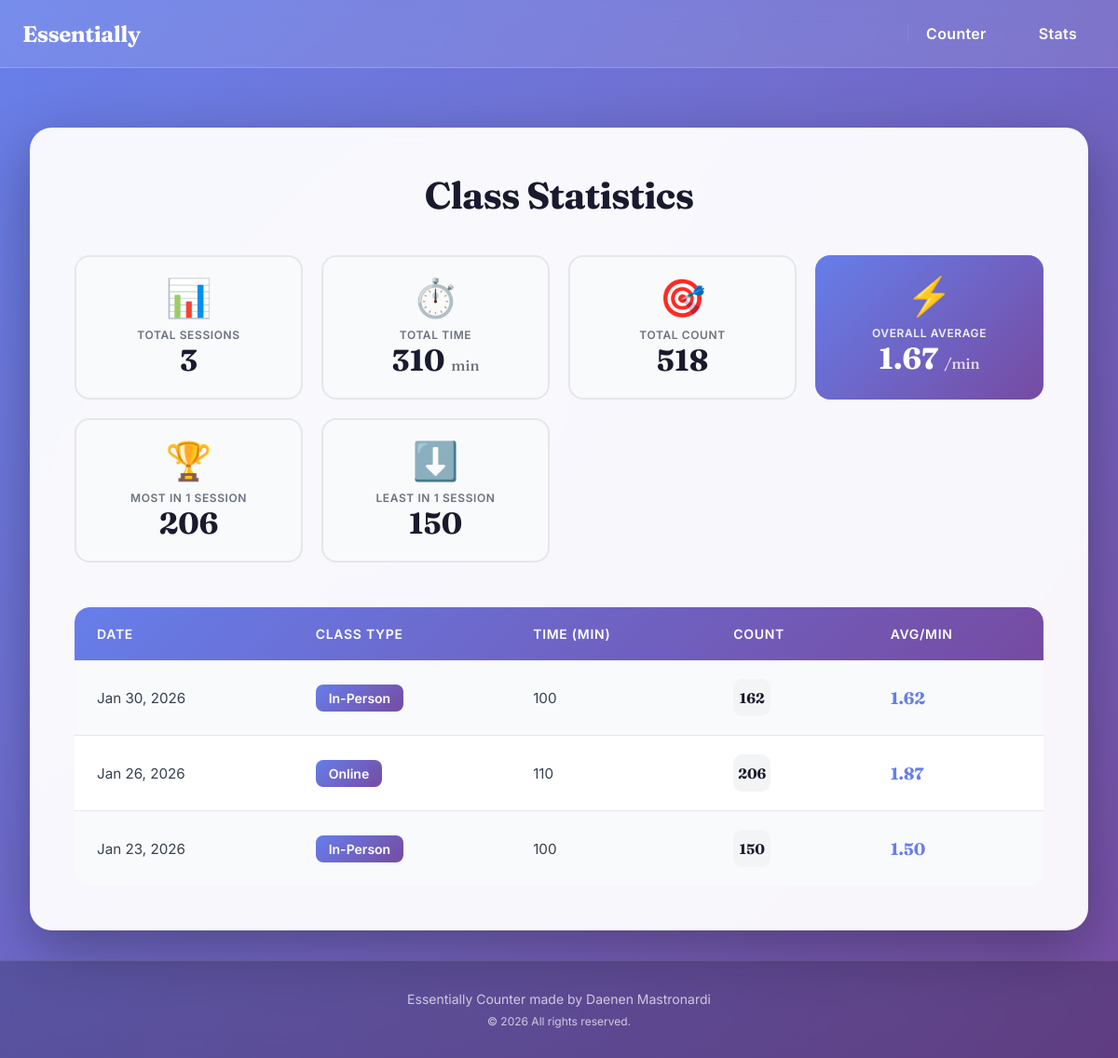
The page /stats/ on the database as committed earlier.
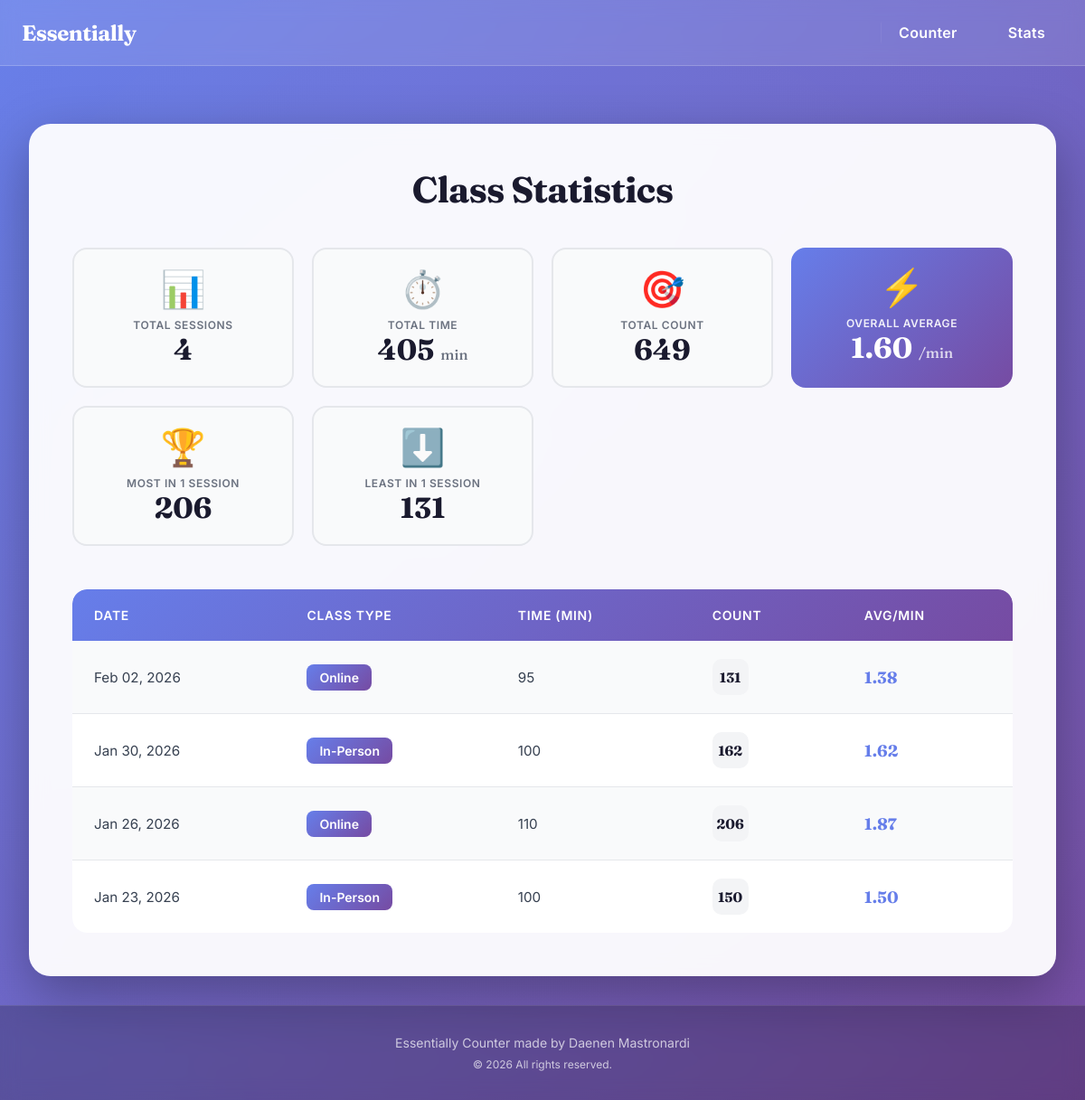
The same page on the database as committed later.
### essentially_app/models.py (models this page shows, shortened)
class ClassSession(models.Model):
    count = models.IntegerField()
    time = models.IntegerField(default=110)
    date = models.DateField(default=now)
    CLASS_TYPE_CHOICES = [
        ('IP', 'In-Person'),
        ('ON', 'Online'),
    ]
    class_type = models.CharField(max_length=2, choices=CLASS_TYPE_CHOICES)
    @property
    def average(self):
        if self.time <= 0:
            return 0
        return self.count / self.time

### essentially_app/views.py (the view)
# urls.py: path("stats/", views.stats, name="stats"),
def stats(request):
    sessions = ClassSession.objects.all().order_by("-date")
    totals = sessions.aggregate(
        total_sessions=Count("id"),
        total_time=Sum("time"),
        total_count=Sum("count"),
        max_count=Max("count"),
        min_count=Min("count")
    )
    total_sessions = totals["total_sessions"] or 0
    total_time = totals["total_time"] or 0
    total_count = totals["total_count"] or 0
    total_most = totals["max_count"] or 0
    total_least = totals["min_count"] or 0
    overall_average = total_count / total_time if total_time > 0 else 0
    context = {
        "sessions": sessions,
        "total_sessions": total_sessions,
        "total_time": total_time,
        "total_count": total_count,
        "overall_average": overall_average,
        "total_most": total_most,
        "total_least": total_least,
    }
    return render(request, "essentially_app/stats.html", context)

### essentially_app/templates/essentially_app/stats.html (shortened to what this page needs)
{% extends "base.html" %}
{% load static %}
{% block css_styles %}
<link rel="stylesheet" href="{% static 'essentially_app/stats.css' %}">
{% endblock %}
{% block content %}
<div class="stats-container">
    <div class="stats-card">
        <div class="stats-header">
            <h1 class="stats-title">Class Statistics</h1>
        </div>
        {% if sessions %}
            <div class="overall-stats">
                <div class="stat-box">
                    <div class="stat-icon">📊</div>
                    <div class="stat-content">
                        <div class="stat-label">Total Sessions</div>
                        <div class="stat-value">{{ total_sessions }}</div>
                    </div>
                </div>
                <div class="stat-box">
                    <div class="stat-icon">⏱️</div>
                    <div class="stat-content">
                        <div class="stat-label">Total Time</div>
                        <div class="stat-value">{{ total_time }} <span class="stat-unit">min</span></div>
                    </div>
                </div>
                <div class="stat-box">
                    <div class="stat-icon">🎯</div>
                    <div class="stat-content">
                        <div class="stat-label">Total Count</div>
                        <div class="stat-value">{{ total_count }}</div>
                    </div>
                </div>
                <div class="stat-box stat-box-highlight">
                    <div class="stat-icon">⚡</div>
                    <div class="stat-content">
                        <div class="stat-label">Overall Average</div>
                        <div class="stat-value">{{ overall_average|floatformat:2 }} <span class="stat-unit">/min</span></div>
                    </div>
                </div>
                <div class="stat-box">
                    <div class="stat-icon">🏆</div>
                    <div class="stat-content">
                        <div class="stat-label">Most in 1 session</div>
                        <div class="stat-value">{{ total_most }}</div>
                    </div>
                </div>
                <div class="stat-box">
                    <div class="stat-icon">⬇️</div>
                    <div class="stat-content">
                        <div class="stat-label">Least in 1 session</div>
                        <div class="stat-value">{{ total_least }}</div>
                    </div>
                </div>
            </div>
            <div class="table-wrapper">
                <table class="stats-table">
                    <thead>
                        <tr>
                            <th>Date</th>
                            <th>Class Type</th>
                            <th>Time (min)</th>
                            <th>Count</th>
                            <th>Avg/min</th>
                        </tr>
                    </thead>
                    <tbody>
                        {% for session in sessions %}
                        <tr class="table-row">
                            <td data-label="Date">{{ session.date|date:"M d, Y" }}</td>
                            <td data-label="Class Type">
                                <span class="class-badge">{{ session.get_class_type_display }}</span>
                            </td>
                            <td data-label="Time">{{ session.time }}</td>
                            <td data-label="Count">
                                <span class="count-badge">{{ session.count }}</span>
                            </td>
                            <td data-label="Average">
                                <span class="average-value">{{ session.average|floatformat:2 }}</span>
                            </td>
                        </tr>
                        {% endfor %}
                    </tbody>
                </table>
            </div>
        {% endif %}
    </div>
</div>
{% endblock %}

Rows that differ between the two databases and show on the page:
added ClassSession: date "Feb 02, 2026", class_type "Online", time "95", count "131", average "1.38"
Other text that changed with them:
{{ total_sessions }}: "3" → "4"
{{ total_time }}: "310" → "405"
{{ total_count }}: "518" → "649"
{{ overall_average|floatformat:2 }}: "1.67" → "1.60"
{{ total_least }}: "150" → "131"
